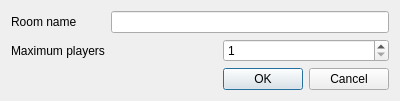
<?xml version="1.0" encoding="UTF-8"?>
<ui version="4.0">
 <class>CreateGameDialog</class>
 <widget class="QDialog" name="CreateGameDialog">
  <property name="geometry">
   <rect>
    <x>0</x>
    <y>0</y>
    <width>400</width>
    <height>93</height>
   </rect>
  </property>
  <property name="windowTitle">
   <string>Create game</string>
  </property>
  <layout class="QGridLayout" name="gridLayout">
   <item row="0" column="0">
    <widget class="QLabel" name="lblRoomName">
     <property name="text">
      <string>Room name</string>
     </property>
    </widget>
   </item>
   <item row="0" column="1" colspan="2">
    <widget class="QLineEdit" name="leRoomName"/>
   </item>
   <item row="1" column="0">
    <widget class="QLabel" name="lblMaxPlayers">
     <property name="text">
      <string>Maximum players</string>
     </property>
    </widget>
   </item>
   <item row="3" column="2">
    <widget class="QDialogButtonBox" name="bbButtons">
     <property name="standardButtons">
      <set>QDialogButtonBox::Cancel|QDialogButtonBox::Ok</set>
     </property>
    </widget>
   </item>
   <item row="1" column="2">
    <widget class="QSpinBox" name="sbMaxPlayers">
     <property name="minimum">
      <number>1</number>
     </property>
    </widget>
   </item>
   <item row="1" column="1">
    <spacer name="hsMaxPlayers">
     <property name="orientation">
      <enum>Qt::Horizontal</enum>
     </property>
     <property name="sizeHint" stdset="0">
      <size>
       <width>40</width>
       <height>20</height>
      </size>
     </property>
    </spacer>
   </item>
  </layout>
 </widget>
 <resources/>
 <connections/>
</ui>
